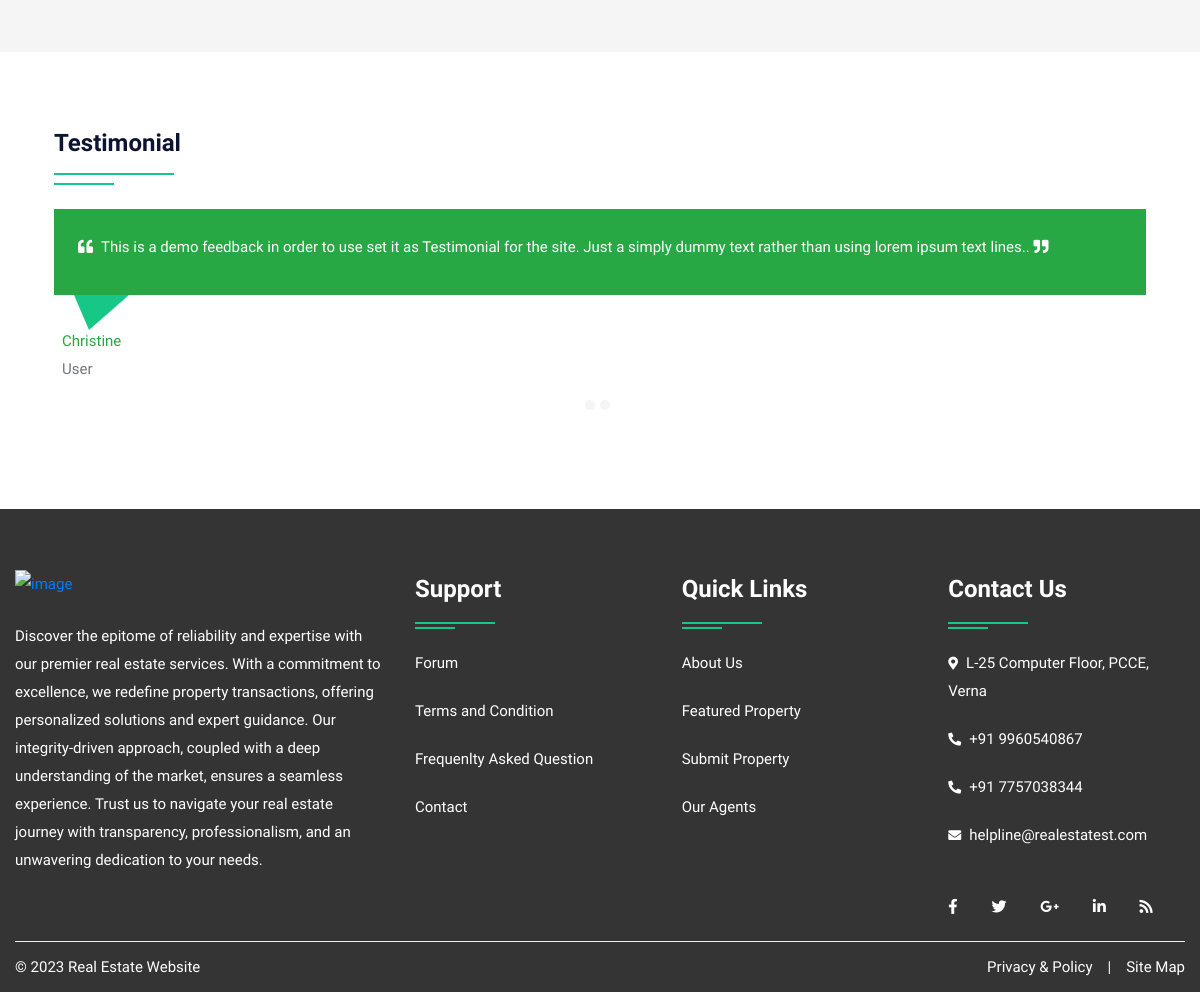
Before: / (lower part) with the older database file.
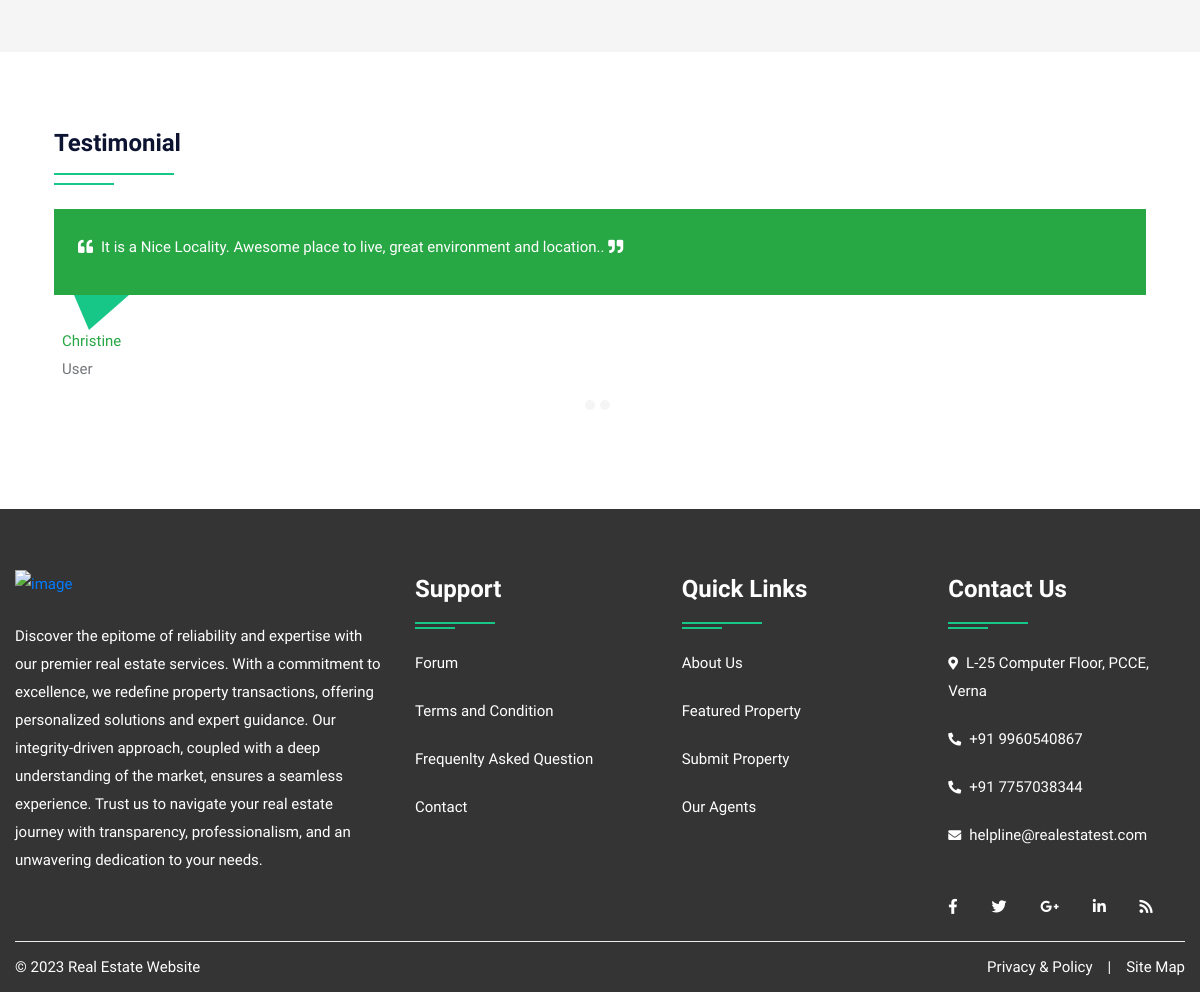
After: the same page with the newer database file.
### tables this page shows
CREATE TABLE `feedback` (
  `fid` int(50) NOT NULL,
  `uid` int(50) NOT NULL,
  `fdescription` varchar(300) NOT NULL,
  `status` int(1) NOT NULL,
  `date` datetime NOT NULL DEFAULT CURRENT_TIMESTAMP
);

CREATE TABLE `user` (
  `uid` int(50) NOT NULL,
  `uname` varchar(100) NOT NULL,
  `uemail` varchar(100) NOT NULL,
  `uphone` varchar(20) NOT NULL,
  `upass` varchar(50) NOT NULL,
  `utype` varchar(50) NOT NULL,
  `uimage` varchar(300) NOT NULL
);

### index.php (the view, shortened to what this page needs)
<!DOCTYPE html>
<html lang="en">
<head>
<link rel="stylesheet" type="text/css" href="css/bootstrap.min.css">
<link rel="stylesheet" type="text/css" href="css/bootstrap-slider.css">
<link rel="stylesheet" type="text/css" href="css/jquery-ui.css">
<link rel="stylesheet" type="text/css" href="css/layerslider.css">
<link rel="stylesheet" type="text/css" href="css/color.css" id="color-change">
<link rel="stylesheet" type="text/css" href="css/owl.carousel.min.css">
<link rel="stylesheet" type="text/css" href="css/font-awesome.min.css">
<link rel="stylesheet" type="text/css" href="fonts/flaticon/flaticon.css">
<link rel="stylesheet" type="text/css" href="css/style.css">
</head>
<body>
<div id="page-wrapper">
    <div class="row">
		<?php include("include/header.php");?>
        <div class="full-row bg-gray">
        </div>
		<div class="full-row">
            <div class="container">
                <div class="row">
					<div class="col-lg-12">
						<div class="content-sidebar p-4">
							<div class="mb-3 col-lg-12">
								<h4 class="double-down-line-left text-secondary position-relative pb-4 mb-4">Testimonial</h4>
									<div class="recent-review owl-carousel owl-dots-gray owl-dots-hover-success">
										<?php
												$query=mysqli_query($con,"select feedback.*, user.* from feedback,user where feedback.uid=user.uid and feedback.status='1'");
												while($row=mysqli_fetch_array($query))
													{
										?>
										<div class="item">
											<div class="p-4 bg-success down-angle-white position-relative">
												<p class="text-white"><i class="fas fa-quote-left mr-2 text-white"></i><?php echo $row['2']; ?>. <i class="fas fa-quote-right mr-2 text-white"></i></p>
											</div>
											<div class="p-2 mt-4">
												<span class="text-success d-table text-capitalize"><?php echo $row['uname']; ?></span> <span class="text-capitalize"><?php echo $row['utype']; ?></span>
											</div>
										</div>
										<?php }  ?>
									</div>
							</div>
						 </div>
					</div>
				</div>
			</div>
		</div>
		<?php include("include/footer.php");?>
    </div>
</div>
</body>
</html>

Changed rows visible on the page:
changed feedback "Christine": fdescription "This is a demo feedback in order to use set it as Testimonial for the site. Just a simply dummy text rather than using lorem ipsum text lines." → "It is a Nice Locality. Awesome place to live, great environment and location."
